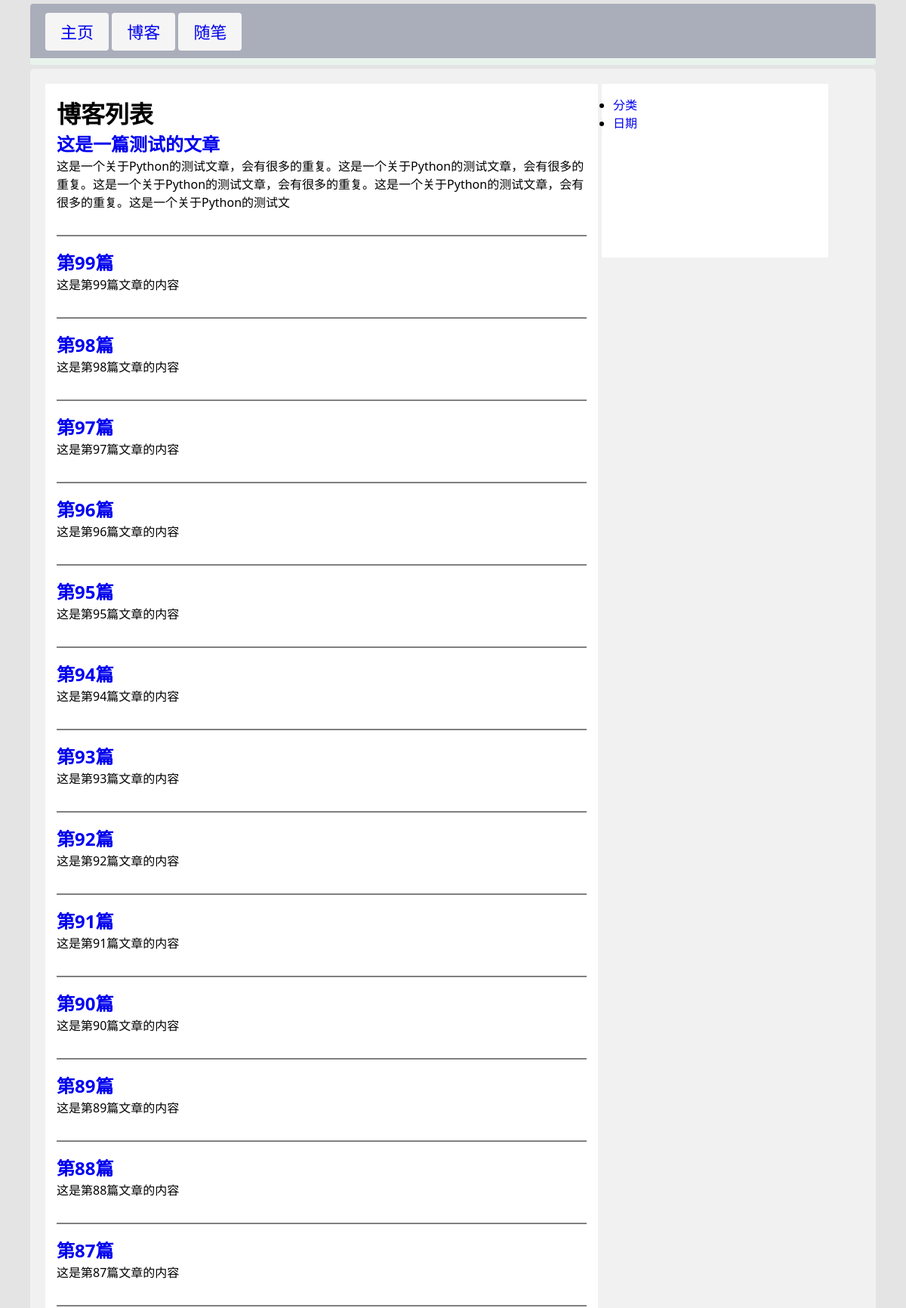
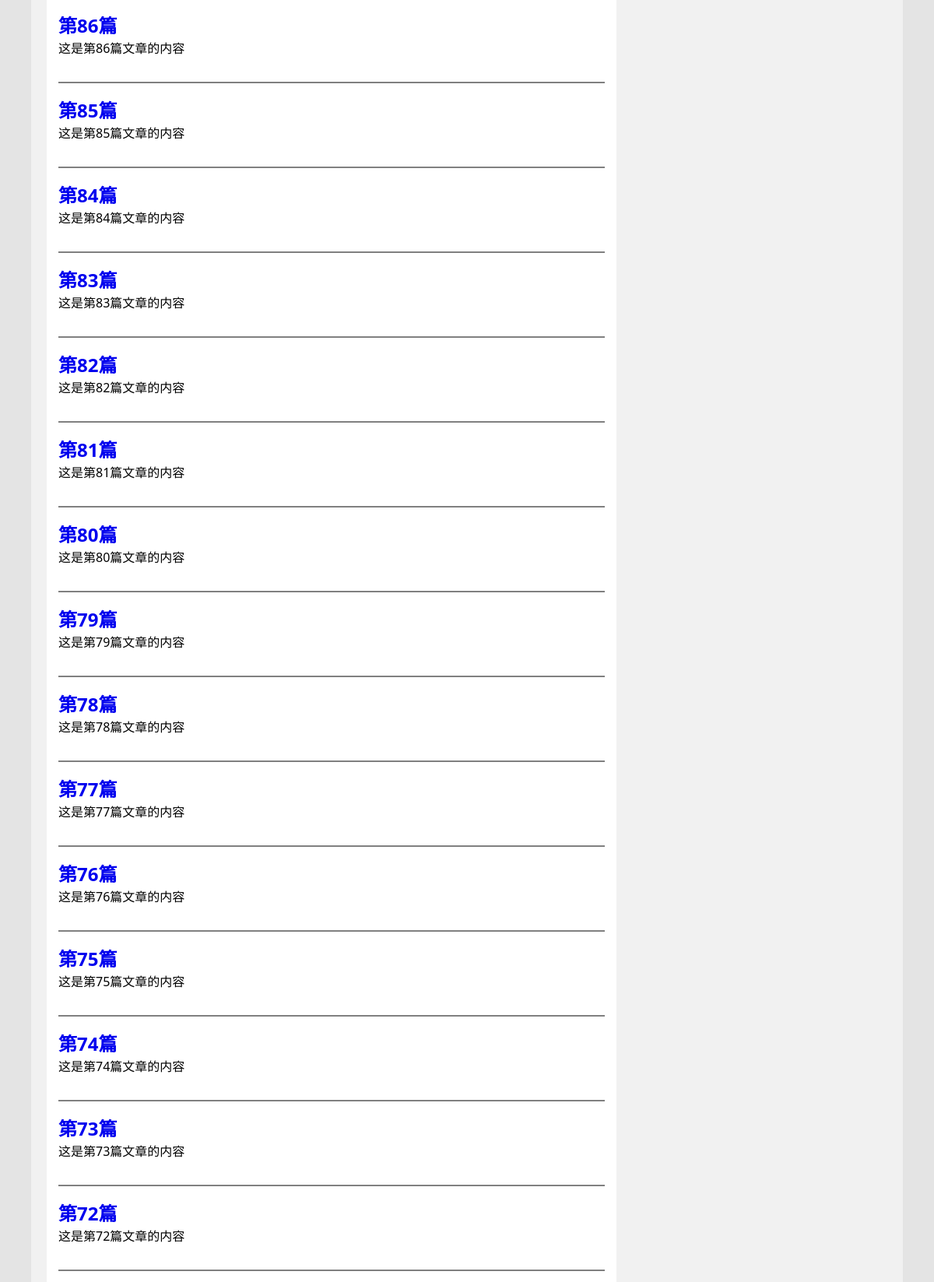
The app's page /blog/list/ (upper part) with its own data (2 pictures, top to bottom).
### blog/models.py (models this page shows, shortened)
class Article(models.Model):
    title = models.CharField(max_length=50)
    author = models.ForeignKey(User, on_delete=models.DO_NOTHING)
    creat_time = models.DateTimeField(auto_now_add=True)
    last_update = models.DateTimeField(auto_now=True)
    content = models.TextField()
    blog_type =  models.ForeignKey(BlogType, on_delete=models.DO_NOTHING)
    class Meta:
        ordering  = ["-creat_time",]  #排序的规则

### blog/views.py (the view)
# urls.py: path('list/', views.blog_list, name="blog_list"),
def blog_list(request):
    context =  {}
    context['blogs'] = Article.objects.all()
    return render_to_response("blog_list.html", context)

### templates/html/blog_list.html (shortened to what this page needs)
{% extends 'base.html' %}
{%  block content_extend %}
<h1>博客列表</h1>
{% for blog in blogs  %}
<div class="art_list">
    <h2><a href="{% url 'blog:blog_detail' blog.pk %}">{{ blog.title }}</a></h2>
    <p>{{ blog.content|truncatechars:120  }}</p>
</div>
{% endfor %}
{% endblock %}

### templates/html/base.html (shortened to what this page needs)
{% load staticfiles %}
<!DOCTYPE html>
<html lang="en">
<head>
    <link rel="stylesheet" href="{% static 'base.css' %}">
</head>
<body>
    <div class="navbar">
        <ul class="navbar-ul">
            <li><a href="{% url 'home' %}">主页</a></li>
            <li><a href="{% url 'blog:blog_list' %}">博客</a></li>
            <li><a href="#">随笔</a></li>
        </ul>
    </div>
    <div class="middle">
        <div class="content">
            {% block content_extend %}{% endblock %}
        </div>
        <div class="right">
            <ul class="right-ul">
                <li><a href="#">分类</a></li>
                <li><a href="#">日期</a></li>
            </ul>
        </div>
    </div>
</body>
</html>

### templates/static/base.css (style rules this page uses)
* { margin: 0; padding: 0; font-family: 'Segoe UI', Tahoma, Geneva, Verdana, sans-serif; }
body { background-color: #e4e4e4; width: 100%; height: 100%; }
a { text-decoration: none; }
.navbar { width: 90%; height: auto; margin: 5px auto; background-color: #aaaebb; padding: 20px; text-decoration-skip: 10px; border-bottom: 9px solid #e8f3ec; border-radius: 4px; }
.navbar-ul { list-style-type: none; }
.navbar-ul li { display: inline-block; }
.navbar-ul a { font-size: 22px; padding: 10px 20px; border-radius: 4px; text-align: center; background-color: whitesmoke; }
.middle { min-height: 500px; width: 90%; background-color: #f1f1f1; border-radius: 5px; margin: auto; padding: 20px; }
.middle .content { float: left; min-height: 200px; width: 65%; padding: 15px; background-color: white; }
.middle .right { float: left; border-left: 5px solid #f1f1f1; min-height: 200px; width: 25%; padding: 15px; background-color: white; }

### templates/html/blog_list.html (style rules this page uses)
div.art_list:not(:last-child) { padding-bottom: 2em; margin-bottom: 1em; border-bottom: 2px solid grey; }

### records on screen
Article: title "这是一篇测试的文章", content "这是一个关于Python的测试文章，会有很多的重复。这是一个关于Python的测试文章，会有很多的重复。这是一个关于Python的测试文章，会有很多的重复。这是一个关于Python的测试文章，会有很多的重复。这是一个关于Python的测试文"
Article: title "第99篇", content "这是第99篇文章的内容"
Article: title "第98篇", content "这是第98篇文章的内容"
Article: title "第97篇", content "这是第97篇文章的内容"
Article: title "第96篇", content "这是第96篇文章的内容"
Article: title "第95篇", content "这是第95篇文章的内容"
Article: title "第94篇", content "这是第94篇文章的内容"
Article: title "第93篇", content "这是第93篇文章的内容"
Article: title "第92篇", content "这是第92篇文章的内容"
Article: title "第91篇", content "这是第91篇文章的内容"
Article: title "第90篇", content "这是第90篇文章的内容"
Article: title "第89篇", content "这是第89篇文章的内容"
Article: title "第88篇", content "这是第88篇文章的内容"
Article: title "第87篇", content "这是第87篇文章的内容"
Article: title "第86篇", content "这是第86篇文章的内容"
Article: title "第85篇", content "这是第85篇文章的内容"
Article: title "第84篇", content "这是第84篇文章的内容"
Article: title "第83篇", content "这是第83篇文章的内容"
Article: title "第82篇", content "这是第82篇文章的内容"
Article: title "第81篇", content "这是第81篇文章的内容"
Article: title "第80篇", content "这是第80篇文章的内容"
Article: title "第79篇", content "这是第79篇文章的内容"
Article: title "第78篇", content "这是第78篇文章的内容"
Article: title "第77篇", content "这是第77篇文章的内容"
Article: title "第76篇", content "这是第76篇文章的内容"
Article: title "第75篇", content "这是第75篇文章的内容"
Article: title "第74篇", content "这是第74篇文章的内容"
Article: title "第73篇", content "这是第73篇文章的内容"
Article: title "第72篇", content "这是第72篇文章的内容"
